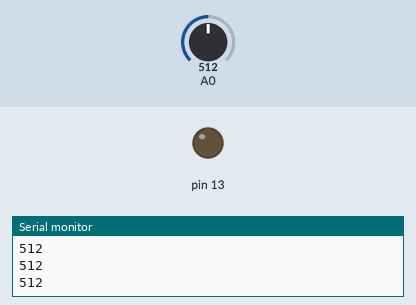
Simulated run of this sketch. Board: Arduino Uno, built with avr-gcc and run on an emulated ATmega328P. Shown: output pins drawn as LEDs (lit = HIGH), the last lines printed to the serial monitor. The test bench sets the inputs (shaded band); at power-on: A0 = 512.

Above: at 1.2 s.
1.3 s: A0 set to 851
2.8 s: A0 set to 886
At 3.2 s:
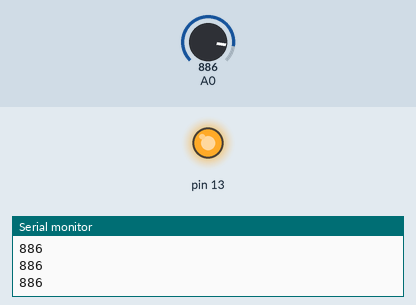
4.3 s: A0 set to 860
At 5.4 s:
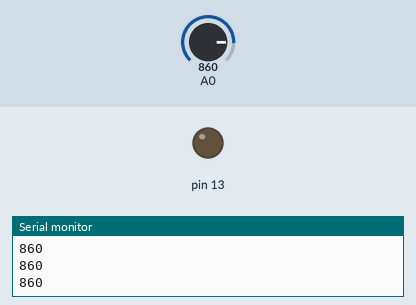
5.8 s: A0 set to 880
At 6.7 s:
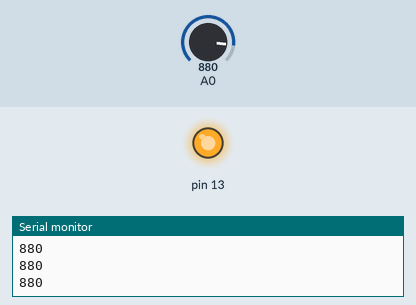
Timing chart, 0 to 8.3 s (numbered marks = the images above; inputs shaded):
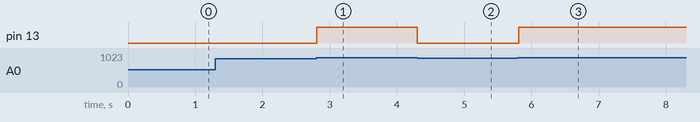

The sketch:

LIght_sensor_and_Led.ino
```cpp
int Light;

void setup() {
  // put your setup code here, to run once:
  pinMode(13, OUTPUT);
  Serial.begin(9600);
}

void loop() {
  // put your main code here, to run repeatedly:
  Light = analogRead(A0);
  Serial.println(Light);
  //To check the second value try test.ino in the previous folder. My value is 870 and above
  if(Light >= 870){
    digitalWrite(13, 1);
  }
  else{
    digitalWrite(13, 0);
  }
}
```

Measured:
- the behaviour switches between 869 and 870 on A0 (found by bisection; images 0 and 1)
- after the input at 2.8 s, pin 13: LOW → HIGH at once
- after the input at 4.3 s, pin 13: HIGH → LOW at once
- after the input at 5.8 s, pin 13: LOW → HIGH at once
